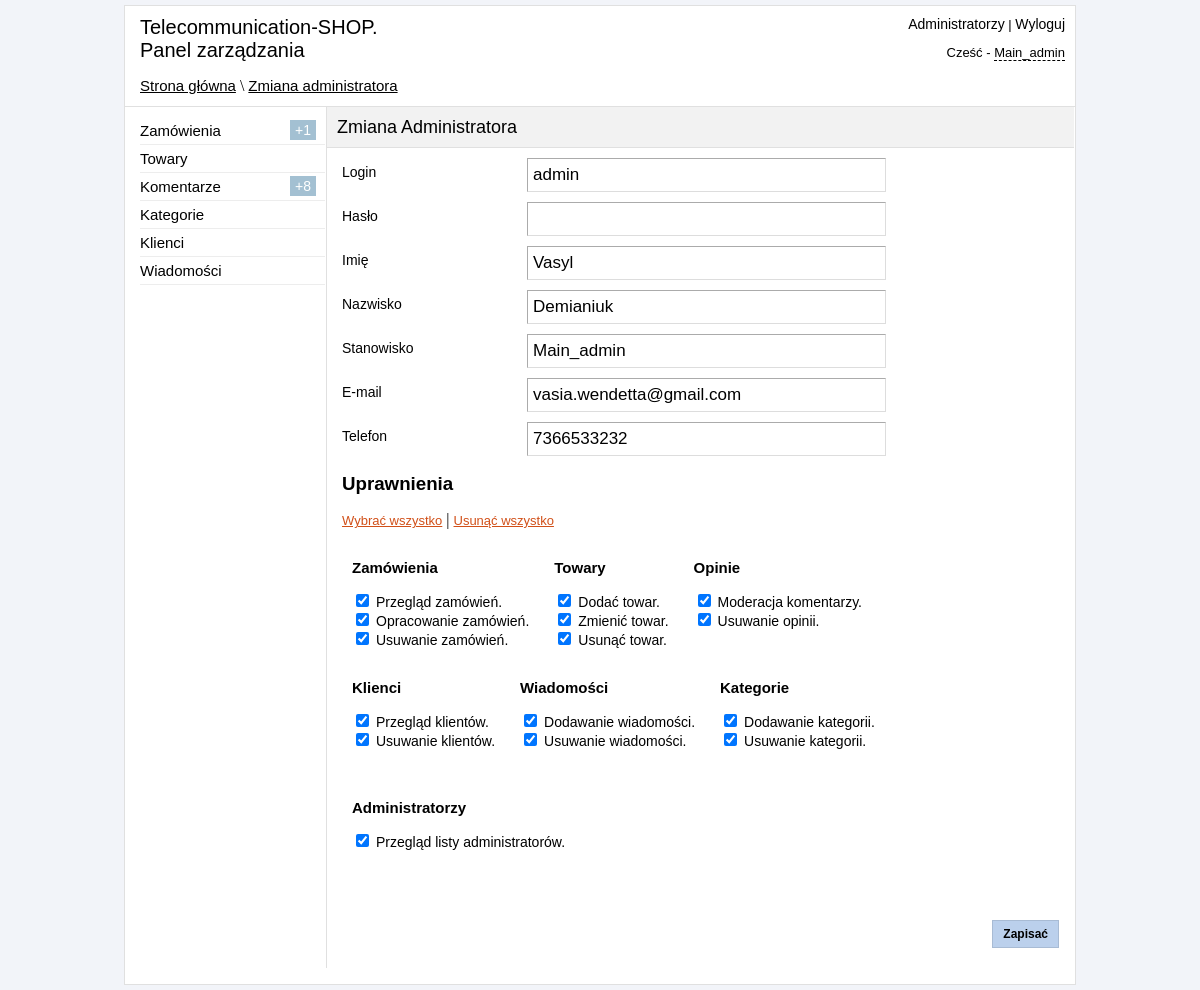
/admin/edit_administrators.php?id=1 (signed in), run on the app's committed database.
### tables this page shows
CREATE TABLE IF NOT EXISTS `reg_admin` (
  `id` int(11) NOT NULL,
  `login` varchar(255) NOT NULL,
  `pass` varchar(255) NOT NULL,
  `name` text NOT NULL,
  `surname` text NOT NULL,
  `role` varchar(255) NOT NULL,
  `email` varchar(50) NOT NULL,
  `phone` varchar(50) NOT NULL,
  `view_orders` int(11) NOT NULL DEFAULT '0',
  `accept_orders` int(11) NOT NULL DEFAULT '0',
  `delete_orders` int(11) NOT NULL DEFAULT '0',
  `add_tovar` int(11) NOT NULL DEFAULT '0',
  `edit_tovar` int(11) NOT NULL DEFAULT '0',
  `delete_tovar` int(11) NOT NULL DEFAULT '0',
  `accept_reviews` int(11) NOT NULL DEFAULT '0',
  `delete_reviews` int(11) NOT NULL DEFAULT '0',
  `view_clients` int(11) NOT NULL DEFAULT '0',
  `delete_clients` int(11) NOT NULL DEFAULT '0',
  `add_news` int(11) NOT NULL DEFAULT '0',
  `delete_news` int(11) NOT NULL DEFAULT '0',
  `add_category` int(11) NOT NULL DEFAULT '0',
  `delete_category` int(11) NOT NULL DEFAULT '0',
  `view_admin` int(11) NOT NULL DEFAULT '0'
);

### admin/include/functions.php (called while the page is built, shortened)
<?php
function clear_string($link, $cl_str)
{
	$cl_str = mysqli_real_escape_string($link, $cl_str);
	$cl_str = strip_tags($cl_str);
	$cl_str = trim($cl_str);
	return $cl_str;
}
?>

### admin/edit_administrators.php (the view, shortened to what this page needs)
<?php
if ($_SESSION['auth_admin'] == "yes_auth") {
    include "include/db_connect.php";
    include "include/functions.php";
    $id = clear_string($link,$_GET["id"]);
    ?>
<!DOCTYPE html PUBLIC "-//W3C//DTD XHTML 1.0 Transitional//EN" "http://www.w3.org/TR/xhtml1/DTD/xhtml1-transitional.dtd">
<html xmlns="http://www.w3.org/1999/xhtml" xml:lang="pl" lang="pl">
<head>
    <link href="css/reset.css" rel="stylesheet" type="text/css" />
    <link href="css/style.css" rel="stylesheet" type="text/css" />
    <link href="jquery_confirm/jquery_confirm.css" rel="stylesheet" type="text/css" />
</head>
<body>
<div id="block-body">
<?php
include "include/block-header.php";
    ?>
<div id="block-content">
<div id="block-parameters">
<p id="title-page" >Zmiana Administratora</p>
</div>
<?php
    $result = mysqli_query($link, "SELECT * FROM reg_admin WHERE id='$id'");
    if (mysqli_num_rows($result) > 0) {
        $row = mysqli_fetch_array($result);
        do {
            if ($row["view_orders"] == "1") {
                $view_orders = "checked";
            }
            if ($row["accept_orders"] == "1") {
                $accept_orders = "checked";
            }
            if ($row["delete_orders"] == "1") {
                $delete_orders = "checked";
            }
            if ($row["add_tovar"] == "1") {
                $add_tovar = "checked";
            }
            if ($row["edit_tovar"] == "1") {
                $edit_tovar = "checked";
            }
            if ($row["delete_tovar"] == "1") {
                $delete_tovar = "checked";
            }
            if ($row["accept_reviews"] == "1") {
                $accept_reviews = "checked";
            }
            if ($row["delete_reviews"] == "1") {
                $delete_reviews = "checked";
            }
            if ($row["view_clients"] == "1") {
                $view_clients = "checked";
            }
            if ($row["delete_clients"] == "1") {
                $delete_clients = "checked";
            }
            if ($row["add_news"] == "1") {
                $add_news = "checked";
            }
            if ($row["delete_news"] == "1") {
                $delete_news = "checked";
            }
            if ($row["view_admin"] == "1") {
                $view_admin = "checked";
            }
            if ($row["add_category"] == "1") {
                $add_category = "checked";
            }
            if ($row["delete_category"] == "1") {
                $delete_category = "checked";
            }
            echo '
<form method="post" id="form-info" >
<ul id="info-admin">
<li><label>Login</label><input type="text" name="admin_login" value="' . $row["login"] . '" /></li>
<li><label>Hasło</label><input type="password" name="admin_pass"  /></li>
<li><label>Imię</label><input type="text" name="admin_firstname" value="' . $row["name"] . '" /></li>
<li><label>Nazwisko</label><input type="text" name="admin_lastname" value="' . $row["surname"] . '" /></li>
<li><label>Stanowisko</label><input type="text" name="admin_role" value="' . $row["role"] . '" /></li>
<li><label>E-mail</label><input type="text" name="admin_email" value="' . $row["email"] . '" /></li>
<li><label>Telefon</label><input type="text" name="admin_phone" value="' . $row["phone"] . '" /></li>
</ul>
<h3 id="title-privilege" >Uprawnienia</h3>
<p id="link-privilege"><a id="select-all" >Wybrać wszystko</a> | <a id="remove-all" >Usunąć wszystko</a></p>
<div class="block-privilege">
<ul class="privilege">
<li><h3>Zamówienia</h3></li>
<li>
<input type="checkbox" name="view_orders" id="view_orders" value="1" ' . $view_orders . ' />
<label for="view_orders">Przegląd zamówień.</label>
</li>
<li>
<input type="checkbox" name="accept_orders" id="accept_orders" value="1" ' . $accept_orders . ' />
<label for="accept_orders">Opracowanie zamówień.</label>
</li>
<li>
<input type="checkbox" name="delete_orders" id="delete_orders" value="1" ' . $delete_orders . ' />
<label for="delete_orders">Usuwanie zamówień.</label>
</li>
</ul>
<ul class="privilege">
<li><h3>Towary</h3></li>
<li>
<input type="checkbox" name="add_tovar" id="add_tovar" value="1" ' . $add_tovar . ' />
<label for="add_tovar">Dodać towar.</label>
</li>
<li>
<input type="checkbox" name="edit_tovar" id="edit_tovar" value="1" ' . $edit_tovar . ' />
<label for="edit_tovar">Zmienić towar.</label>
</li>
<li>
<input type="checkbox" name="delete_tovar" id="delete_tovar" value="1" ' . $delete_tovar . ' />
<label for="delete_tovar">Usunąć towar.</label>
</li>
</ul>
<ul class="privilege">
<li><h3>Opinie</h3></li>
<li>
<input type="checkbox" name="accept_reviews" id="accept_reviews" value="1" ' . $accept_reviews . ' />
<label for="accept_reviews">Moderacja komentarzy.</label>
</li>
<li>
<input type="checkbox" name="delete_reviews" id="delete_reviews" value="1" ' . $delete_reviews . ' />
<label for="delete_reviews">Usuwanie opinii.</label>
</li>
</ul>
</div>
<div class="block-privilege">
<ul class="privilege">
<li><h3>Klienci</h3></li>
<li>
<input type="checkbox" name="view_clients" id="view_clients" value="1" ' . $view_clients . ' />
<label for="view_clients">Przegląd klientów.</label>
</li>
<li>
<input type="checkbox" name="delete_clients" id="delete_clients" value="1" ' . $delete_clients . ' />
<label for="delete_clients">Usuwanie klientów.</label>
</li>
</ul>
<ul class="privilege">
<li><h3>Wiadomości</h3></li>
<li>
<input type="checkbox" name="add_news" id="add_news" value="1" ' . $add_news . ' />
<label for="add_news">Dodawanie wiadomości.</label>
</li>
<li>
<input type="checkbox" name="delete_news" id="delete_news" value="1" ' . $delete_news . ' />
<label for="delete_news">Usuwanie wiadomości.</label>
</li>
</ul>
<ul class="privilege">
<li><h3>Kategorie</h3></li>
<li>
<input type="checkbox" name="add_category" id="add_category" value="1" ' . $add_category . ' />
<label for="add_category">Dodawanie kategorii.</label>
</li>
<li>
<input type="checkbox" name="delete_category" id="delete_category" value="1" ' . $delete_category . ' />
<label for="delete_category">Usuwanie kategorii.</label>
</li>
</ul>
</div>
<div class="block-privilege">
<ul class="privilege">
<li><h3>Administratorzy</h3></li>
<li>
<input type="checkbox" name="view_admin" id="view_admin" value="1" ' . $view_admin . ' />
<label for="view_admin">Przegląd listy administratorów.</label>
</li>
</ul>
</div>
<p align="right"><input type="submit" id="submit_form" name="submit_edit" value="Zapisać"/></p>
</form>
';
        } while ($row = mysqli_fetch_array($result));
    }
    ?>
</div>
</div>
</body>
</html>
<?php
} else {
    header("Location: login.php");
}
?>

### admin/css/style.css (style rules this page uses)
body { background-color: #F2F4F9; }
#block-body { width: 950px; margin: 5px auto; background-color: white; border: 1px solid #E0E0E0; }
#block-header1 a { font: 15px sans-serif; color: black; }
#block-content { width: 747px; min-height: 650px; height: auto; margin-left: 201px; border-left: 1px solid #E0E0E0; }
#block-parameters { height: 40px; border-bottom: 1px solid #E0E0E0; background-color: #F2F2F2; }
#title-page { font: 18px sans-serif; margin-top: 10px; margin-left: 10px; position: absolute; }
#submit_form { border: 1px solid #A8BBD4; background-color: #BBD0EC; padding-left: 10px; padding-right: 10px; padding-top: 6px; padding-bottom: 6px; margin-right: 15px; font:bold 12px sans-serif; color: black; cursor: pointer; margin-bottom: 20px; }
#info-admin label { position: absolute; margin-left: 15px; font: 14px arial; margin-top: 6px; }
#info-admin li { margin-top: 10px; }
#info-admin input { margin-left: 200px; height: 30px; width: 350px; font: 17px sans-serif; border-left: 1px solid #ABABAB; border-top: 1px solid #ABABAB; border-right: 1px solid #DDDDDD; border-bottom: 1px solid #DDDDDD; padding-left: 5px; }
.privilege { float: left; margin-left: 10px; }
.privilege li { margin-left: 15px; }
.privilege h3 { font:bold 15px sans-serif; }
.privilege label { font: 14px sans-serif; }
.block-privilege { height: 120px; }
#title-privilege { margin-left: 15px; font-family: sans-serif; }
#link-privilege { margin-left: 15px; }
#link-privilege a { font: 13px sans-serif; text-decoration: underline; color: #D15019; cursor: pointer; }

### data on the page
reg_admin: admin_login "admin", admin_firstname "Vasyl", admin_lastname "Demianiuk", admin_role "Main_admin", admin_email "vasia.wendetta@gmail.com", admin_phone "7366533232"

### other printed values
$_SESSION['urlpage'] "Strona główna \\ Zmiana administratora"
$_SESSION['admin_role'] "Main_admin"
$count1 "1"
$count2 "8"
